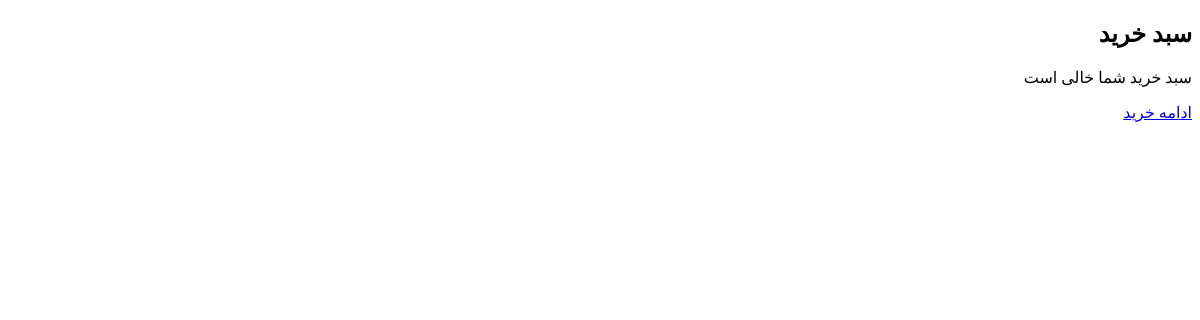
/cart/ (signed in), run on an earlier commit of the app's database.
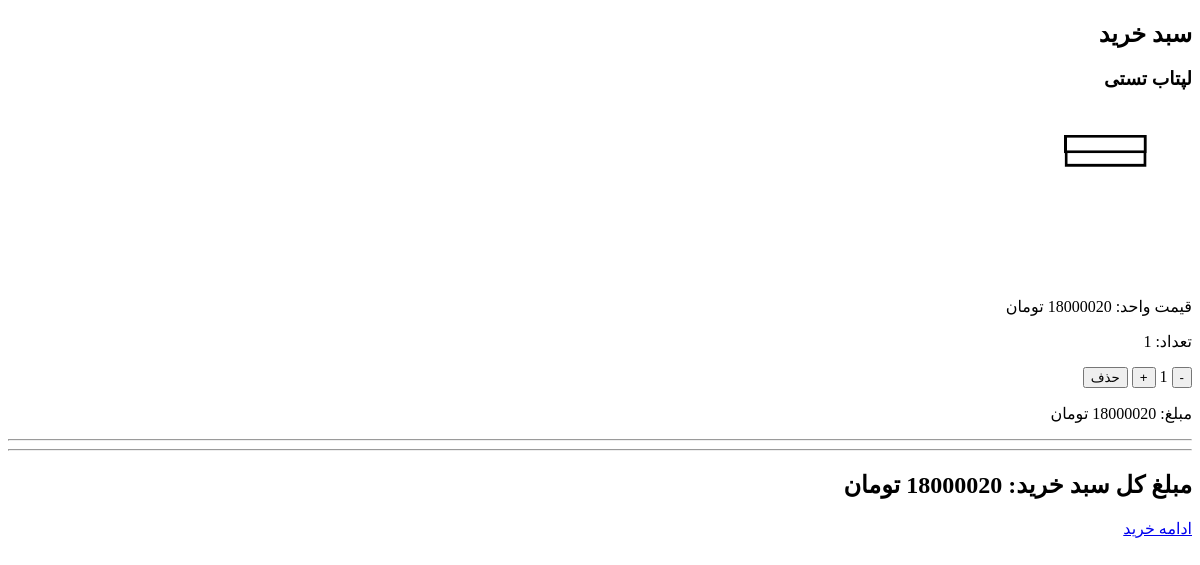
And on a later commit of the database.
### cart/models.py (models this page shows, shortened)
class CartItem(models.Model):
    cart = models.ForeignKey(Cart,on_delete=models.CASCADE, related_name="items", verbose_name="سبد خرید")
    product = models.ForeignKey(Product, on_delete=models.CASCADE, related_name="cart_items", verbose_name="محصول")
    variant = models.ForeignKey(ProductVariant, on_delete=models.CASCADE, null=True, blank=True, related_name="cart_items", verbose_name="تنوع محصول")
    quantity = models.PositiveIntegerField(default=1, verbose_name="تعداد")
    create_at = models.DateTimeField(auto_now_add=True, verbose_name="تاریخ ایجاد")
    update_at = models.DateTimeField(auto_now=True, verbose_name="تاریخ بروز رسانی")
    class Meta:
        verbose_name = "آیتم سبد خرید"
        verbose_name_plural = "آیتم سبد خرید"
    @property
    def unit_price(self):
        if self.variant_id is not None:
            return self.variant.final_price
        return self.product.final_price
    @property
    def total_price(self):
        return self.unit_price * self.quantity

### products/models.py (models this page shows, shortened)
class Product(models.Model):
    category = models.ForeignKey(Category,on_delete=models.SET_NULL,null=True, blank=True, related_name="products", verbose_name="دسته بندی")
    brand = models.ForeignKey(Brand, on_delete= models.SET_NULL, null=True, blank=True, related_name="products", verbose_name="برند")
    name = models.CharField(max_length=120, verbose_name="نام محصول")
    slug = models.SlugField(max_length=180, unique=True, verbose_name="اسلاگ")
    sku = models.CharField(max_length=50, unique=True, verbose_name="کد محصول")
    short_description = models.CharField(max_length=250, verbose_name="توضیحات کوتاه")
    description = models.TextField(verbose_name="توضیحات کامل")
    price = models.PositiveBigIntegerField(validators=[MinValueValidator(0)] ,verbose_name="قیمت")
    discount_percent = models.PositiveSmallIntegerField(validators=[MinValueValidator(0),MaxValueValidator(100)], verbose_name="درصد تخفیف")
    stock = models.PositiveIntegerField(default=0, verbose_name="موجودی")
    reserved_stock = models.PositiveIntegerField(default=0, verbose_name="موجودی رزرو شده")
    min_order_quantity = models.PositiveIntegerField(default=1, verbose_name="حداقل تعداد سفارش")
    max_order_quantity = models.PositiveIntegerField(null=True, blank=True, verbose_name="حداکثر تعداد سفارش")
    is_active = models.BooleanField(default=True, verbose_name="در دسترس")
    is_available = models.BooleanField(default=True, verbose_name="قابل فروش")
    created_at = models.DateTimeField(auto_now_add=True, verbose_name="تاریخ ایجاد")
    updated_at = models.DateTimeField(auto_now=True, verbose_name="تاریخ بروزرسانی")
    has_variant = models.BooleanField(default=False, verbose_name="دارای تنوع")
    class Meta:
        verbose_name = "محصول"
        verbose_name_plural = "محصول"
        ordering = ["-created_at"]
    @property
    def final_price(self):
        return self.price * (100 - self.discount_percent) // 100

class ProductImage(models.Model):
    product = models.ForeignKey(Product, on_delete=models.CASCADE, related_name="images", verbose_name="محصول")
    image = models.ImageField(upload_to="products/gallery/", verbose_name="تصویر")
    alt_text = models.CharField(max_length=150, blank=True, verbose_name="متن جایگزین")
    is_main = models.BooleanField(default=False, verbose_name="تصویر اصلی")
    created_at = models.DateTimeField(auto_now_add=True, verbose_name="تاریخ ایجاد")
    class Meta:
        verbose_name = "تصویر محصول"
        verbose_name_plural = "تصویر محصول"
        ordering = ["-is_main", "-created_at"]

### cart/views.py (the view)
# urls.py: path("", views.cart_detail, name = "cart_detail"),
@login_required
def cart_detail(request):
    cart , _ = Cart.objects.get_or_create(user = request.user)
    items = cart.items.select_related("product","variant",).prefetch_related("product__images").all()
    total_price = sum(item.total_price for item in items)
    return render(request,"cart/cart_detail.html",{"cart":cart,"items":items, "total_price":total_price})

### cart/templates/cart/cart_detail.html (shortened to what this page needs)
<!DOCTYPE html>
<html lang="fa" dir="rtl">
<head>
</head>
<body>
    <header>
        <h2>سبد خرید</h2>
        {% if items %}
            {% for item in items %}
                <article>
                    <h3>
                        {{ item.product.name }}
                    </h3>
                    {% if item.product.images.count > 0 %}
                        <img
                        src="{{ item.product.images.all.0.image.url }}"
                        alt="{{ item.product.name }}"
                        width="200"
                        >
                    {% endif %}
                    <p>
                        قیمت واحد:
                        {{ item.unit_price }}
                        تومان
                    </p>
                    <div>
                        <p>
                            تعداد:
                            {{ item.quantity }}
                        </p>
                        <form
                        method="post"
                        action="{% url 'cart:decrease_quantity' item_id=item.id %}"
                        style="display: inline;"
                        >
                            <button type="submit">-</button>
                        </form>
                        <span>
                            {{ item.quantity }}
                        </span>
                        <form
                        method="post"
                        action="{% url 'cart:increase_quantity' item_id=item.id %}"
                        style="display: inline;"
                        >
                            <button type="submit">+</button>
                        </form>
                        <form
                        method="post"
                        action="{% url 'cart:remove_from_cart' item_id=item.id %}"
                        style="display: inline;"
                        >
                            <button type="submit">حذف</button>
                        </form>
                    </div>
                        <p>
                        مبلغ:
                        تومان
                    </p>
                    <hr>
                </article>
            {% endfor %}
            <hr>
            <h2>
                مبلغ کل  سبد خرید:
                {{ total_price }}
                تومان
            </h2>
        {% else %}
            <p>
                سبد خرید شما خالی  است
            </p>
        {% endif %}
        <a href="{% url 'products:product_list' %}">
            ادامه خرید
        </a>
    </header>
</body>
</html>

What changed in the data, as far as the page shows it:
added CartItem: product.name "لپتاب تستی", product.images.all.0.image (picture), unit_price "18000020", quantity "1"
Also different on the page:
{{ total_price }}: (not shown) → "18000020"
text no longer shown: "سبد خرید شما خالی است"
text now shown: "مبلغ کل سبد خرید: تومان"
